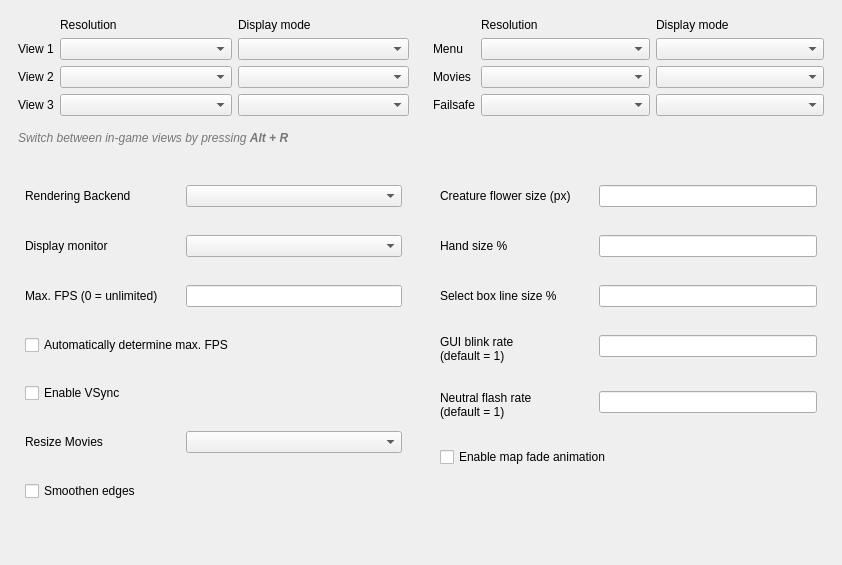
         <widget class="QWidget" name="scrollAreaWidgetContents">
          <property name="geometry">
           <rect>
            <x>0</x>
            <y>0</y>
            <width>842</width>
            <height>565</height>
           </rect>
          </property>
          <layout class="QVBoxLayout" name="verticalLayout_2">
           <property name="leftMargin">
            <number>0</number>
           </property>
           <property name="topMargin">
            <number>0</number>
           </property>
           <property name="rightMargin">
            <number>0</number>
           </property>
           <property name="bottomMargin">
            <number>0</number>
           </property>
           <item>
            <widget class="QFrame" name="responsive_frame">
             <property name="sizePolicy">
              <sizepolicy hsizetype="Preferred" vsizetype="Minimum">
               <horstretch>0</horstretch>
               <verstretch>0</verstretch>
              </sizepolicy>
             </property>
             <property name="frameShape">
              <enum>QFrame::Shape::NoFrame</enum>
             </property>
             <layout class="QHBoxLayout" name="horizontalLayout_4">
              <property name="bottomMargin">
               <number>0</number>
              </property>
              <item>
               <widget class="QFrame" name="frame_3">
                <property name="frameShape">
                 <enum>QFrame::Shape::NoFrame</enum>
                </property>
                <property name="frameShadow">
                 <enum>QFrame::Shadow::Plain</enum>
                </property>
                <layout class="QGridLayout" name="gridLayout_4" columnstretch="0,1,1">
                 <item row="7" column="1">
                  <widget class="QComboBox" name="comboBoxResolution3"/>
                 </item>
                 <item row="2" column="1">
                  <widget class="QComboBox" name="comboBoxResolution1"/>
                 </item>
                 <item row="7" column="2">
                  <widget class="QComboBox" name="comboBoxDisplayMode3"/>
                 </item>
                 <item row="3" column="0">
                  <widget class="QLabel" name="labelResolution_4">
                   <property name="text">
                    <string comment="Dropdown Title Label" extracomment="Should be kept very short">View 2</string>
                   </property>
                  </widget>
                 </item>
                 <item row="2" column="0">
                  <widget class="QLabel" name="labelResolution_3">
                   <property name="text">
                    <string comment="Dropdown Title Label" extracomment="Should be kept very short">View 1</string>
                   </property>
                  </widget>
                 </item>
                 <item row="3" column="2">
                  <widget class="QComboBox" name="comboBoxDisplayMode2"/>
                 </item>
                 <item row="0" column="2">
                  <widget class="QLabel" name="labelDisplayMode">
                   <property name="text">
                    <string comment="Dropdown Title Label">Display mode</string>
                   </property>
                  </widget>
                 </item>
                 <item row="7" column="0">
                  <widget class="QLabel" name="labelResolution_5">
                   <property name="text">
                    <string comment="Dropdown Title Label" extracomment="Should be kept very short">View 3</string>
                   </property>
                  </widget>
                 </item>
                 <item row="2" column="2">
                  <widget class="QComboBox" name="comboBoxDisplayMode1"/>
                 </item>
                 <item row="3" column="1">
                  <widget class="QComboBox" name="comboBoxResolution2"/>
                 </item>
                 <item row="0" column="1">
                  <widget class="QLabel" name="labelResolution">
                   <property name="text">
                    <string comment="Dropdown Title Label">Resolution</string>
                   </property>
                  </widget>
                 </item>
                </layout>
               </widget>
              </item>
              <item>
               <widget class="QFrame" name="frame_4">
                <property name="sizePolicy">
                 <sizepolicy hsizetype="Preferred" vsizetype="Minimum">
                  <horstretch>0</horstretch>
                  <verstretch>0</verstretch>
                 </sizepolicy>
                </property>
                <property name="frameShape">
                 <enum>QFrame::Shape::NoFrame</enum>
                </property>
                <property name="frameShadow">
                 <enum>QFrame::Shadow::Plain</enum>
                </property>
                <layout class="QGridLayout" name="gridLayout_5" columnstretch="0,1,1">
                 <item row="1" column="1">
                  <widget class="QComboBox" name="comboBoxResolution3_2"/>
                 </item>
                 <item row="1" column="2">
                  <widget class="QComboBox" name="comboBoxDisplayMode3_2"/>
                 </item>
                 <item row="1" column="0">
                  <widget class="QLabel" name="labelResolution_6">
                   <property name="text">
                    <string comment="Dropdown Title Label" extracomment="Should be kept very short">Menu</string>
                   </property>
                  </widget>
                 </item>
                 <item row="2" column="1">
                  <widget class="QComboBox" name="comboBoxResolution2_2"/>
                 </item>
                 <item row="2" column="2">
                  <widget class="QComboBox" name="comboBoxDisplayMode2_2"/>
                 </item>
                 <item row="3" column="1">
                  <widget class="QComboBox" name="comboBoxResolution1_2"/>
                 </item>
                 <item row="3" column="2">
                  <widget class="QComboBox" name="comboBoxDisplayMode1_2"/>
                 </item>
                 <item row="2" column="0">
                  <widget class="QLabel" name="labelResolution_8">
                   <property name="text">
                    <string comment="Dropdown Title Label" extracomment="Should be kept very short">Movies</string>
                   </property>
                  </widget>
                 </item>
                 <item row="3" column="0">
                  <widget class="QLabel" name="labelResolution_7">
                   <property name="text">
                    <string comment="Dropdown Title Label" extracomment="Should be kept very short">Failsafe</string>
                   </property>
                  </widget>
                 </item>
                 <item row="0" column="2">
                  <widget class="QLabel" name="labelDisplayMode_2">
                   <property name="text">
                    <string comment="Dropdown Title Label">Display mode</string>
                   </property>
                  </widget>
                 </item>
                 <item row="0" column="1">
                  <widget class="QLabel" name="labelResolution_2">
                   <property name="text">
                    <string comment="Dropdown Title Label">Resolution</string>
                   </property>
                  </widget>
                 </item>
                </layout>
               </widget>
              </item>
             </layout>
            </widget>
           </item>
           <item>
            <widget class="QLabel" name="labelViewsInfo">
             <property name="sizePolicy">
              <sizepolicy hsizetype="Minimum" vsizetype="Minimum">
               <horstretch>0</horstretch>
               <verstretch>0</verstretch>
              </sizepolicy>
             </property>
             <property name="styleSheet">
              <string notr="true">QLabel { color: #777; }</string>
             </property>
             <property name="text">
              <string comment="Information Label" extracomment="This is shown under the views configuration">&lt;i&gt;Switch between in-game views by pressing &lt;strong&gt;Alt + R&lt;/strong&gt;&lt;/i&gt;</string>
             </property>
             <property name="margin">
              <number>0</number>
             </property>
             <property name="indent">
              <number>18</number>
             </property>
            </widget>
           </item>
           <item>
            <widget class="QFrame" name="responsive_frame_2">
             <layout class="QHBoxLayout" name="horizontalLayout" stretch="1,1">
              <property name="topMargin">
               <number>18</number>
              </property>
              <item>
               <widget class="QFrame" name="frame_6">
                <property name="sizePolicy">
                 <sizepolicy hsizetype="Ignored" vsizetype="Preferred">
                  <horstretch>1</horstretch>
                  <verstretch>0</verstretch>
                 </sizepolicy>
                </property>
                <layout class="QFormLayout" name="formLayout_3">
                 <property name="horizontalSpacing">
                  <number>28</number>
                 </property>
                 <property name="verticalSpacing">
                  <number>28</number>
                 </property>
                 <property name="leftMargin">
                  <number>16</number>
                 </property>
                 <property name="topMargin">
                  <number>16</number>
                 </property>
                 <property name="rightMargin">
                  <number>16</number>
                 </property>
                 <property name="bottomMargin">
                  <number>16</number>
                 </property>
                 <item row="1" column="0">
                  <widget class="QLabel" name="labelDisplayMonitor">
                   <property name="text">
                    <string comment="Dropdown Title Label">Display monitor</string>
                   </property>
                  </widget>
                 </item>
                 <item row="1" column="1">
                  <widget class="QComboBox" name="comboBoxDisplayMonitor"/>
                 </item>
                 <item row="2" column="0">
                  <widget class="QLabel" name="labelMaxFps">
                   <property name="text">
                    <string comment="Textinput Title Label">Max. FPS (0 = unlimited)</string>
                   </property>
                  </widget>
                 </item>
                 <item row="2" column="1">
                  <widget class="QLineEdit" name="lineEditMaxFps"/>
                 </item>
                 <item row="5" column="0">
                  <widget class="QLabel" name="labelResizeMovies">
                   <property name="text">
                    <string comment="Dropdown Title Label">Resize Movies</string>
                   </property>
                  </widget>
                 </item>
                 <item row="5" column="1">
                  <widget class="QComboBox" name="comboBoxResizeMovies"/>
                 </item>
                 <item row="6" column="0" colspan="2">
                  <widget class="QCheckBox" name="checkBoxSmoothenVideo">
                   <property name="text">
                    <string comment="Checkbox Toggle">Smoothen edges</string>
                   </property>
                  </widget>
                 </item>
                 <item row="3" column="0" colspan="2">
                  <widget class="QCheckBox" name="checkBoxAutoDetermineMaxFps">
                   <property name="text">
                    <string comment="Checkbox Toggle">Automatically determine max. FPS</string>
                   </property>
                  </widget>
                 </item>
                 <item row="0" column="0">
                  <widget class="QLabel" name="labelRenderer">
                   <property name="text">
                    <string>Rendering Backend</string>
                   </property>
                  </widget>
                 </item>
                 <item row="0" column="1">
                  <widget class="QComboBox" name="comboBoxRenderer"/>
                 </item>
                 <item row="4" column="0" colspan="2">
                  <widget class="QCheckBox" name="checkBoxVSync">
                   <property name="text">
                    <string>Enable VSync</string>
                   </property>
                  </widget>
                 </item>
                </layout>
               </widget>
              </item>
              <item>
               <widget class="QFrame" name="frame_5">
                <property name="sizePolicy">
                 <sizepolicy hsizetype="Ignored" vsizetype="Preferred">
                  <horstretch>1</horstretch>
                  <verstretch>0</verstretch>
                 </sizepolicy>
                </property>
                <layout class="QFormLayout" name="formLayout_4">
                 <property name="horizontalSpacing">
                  <number>28</number>
                 </property>
                 <property name="verticalSpacing">
                  <number>28</number>
                 </property>
                 <property name="leftMargin">
                  <number>16</number>
                 </property>
                 <property name="topMargin">
                  <number>16</number>
                 </property>
                 <property name="rightMargin">
                  <number>16</number>
                 </property>
                 <property name="bottomMargin">
                  <number>16</number>
                 </property>
                 <item row="0" column="0">
                  <widget class="QLabel" name="labelCreatureFlowerSize">
                   <property name="text">
                    <string comment="Textinput Title Label">Creature flower size (px)</string>
                   </property>
                  </widget>
                 </item>
                 <item row="0" column="1">
                  <widget class="QLineEdit" name="lineEditCreatureFlowerSize"/>
                 </item>
                 <item row="1" column="0">
                  <widget class="QLabel" name="labelHandSize">
                   <property name="text">
                    <string comment="Textinput Title Label">Hand size %</string>
                   </property>
                  </widget>
                 </item>
                 <item row="1" column="1">
                  <widget class="QLineEdit" name="lineEditHandSize"/>
                 </item>
                 <item row="2" column="0">
                  <widget class="QLabel" name="labelLineBoxSize">
                   <property name="text">
                    <string comment="Textinput Title Label">Select box line size %</string>
                   </property>
                  </widget>
                 </item>
                 <item row="2" column="1">
                  <widget class="QLineEdit" name="lineEditLineBoxSize"/>
                 </item>
                 <item row="3" column="0">
                  <widget class="QLabel" name="labelGuiBlinkRate">
                   <property name="text">
                    <string comment="Textinput Title Label">GUI blink rate
(default = 1)</string>
                   </property>
                   <property name="wordWrap">
                    <bool>true</bool>
                   </property>
                  </widget>
                 </item>
                 <item row="3" column="1">
                  <widget class="QLineEdit" name="lineEditGuiBlinkRate"/>
                 </item>
                 <item row="4" column="0">
                  <widget class="QLabel" name="labelNeutralFlashRate">
                   <property name="text">
                    <string comment="Textinput Title Label">Neutral flash rate
(default = 1)</string>
                   </property>
                   <property name="wordWrap">
                    <bool>true</bool>
                   </property>
                  </widget>
                 </item>
                 <item row="4" column="1">
                  <widget class="QLineEdit" name="lineEditNeutralFlashRate"/>
                 </item>
                 <item row="5" column="0" colspan="2">
                  <widget class="QCheckBox" name="checkBoxParchmentMapFade">
                   <property name="text">
                    <string>Enable map fade animation</string>
                   </property>
                  </widget>
                 </item>
                </layout>
               </widget>
              </item>
             </layout>
            </widget>
           </item>
           <item>
            <spacer name="verticalSpacer_2">
             <property name="orientation">
              <enum>Qt::Orientation::Vertical</enum>
             </property>
             <property name="sizeHint" stdset="0">
              <size>
               <width>0</width>
               <height>0</height>
              </size>
             </property>
            </spacer>
           </item>
          </layout>
         </widget>
